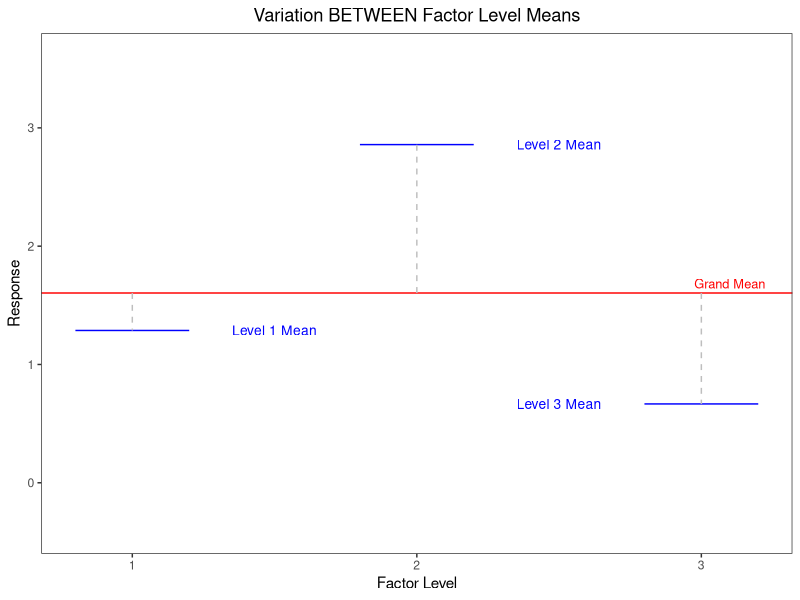
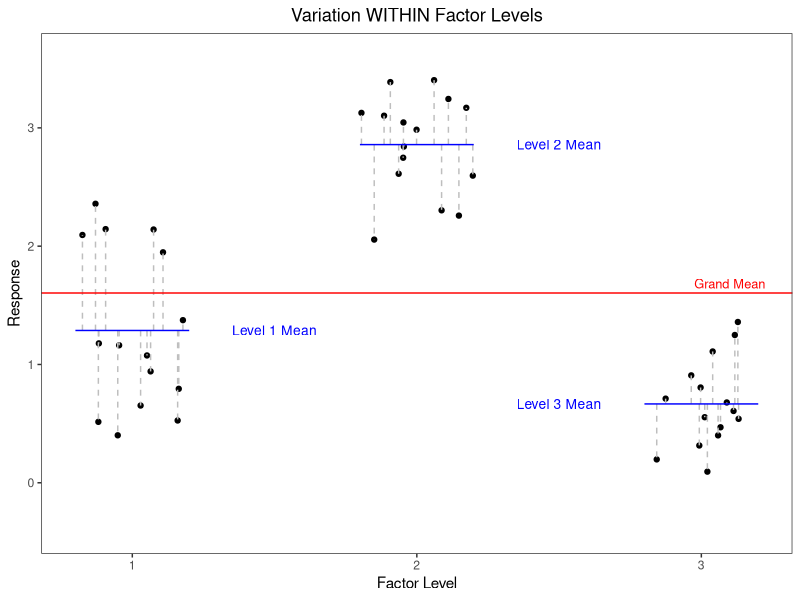

These figures' R source, in order:
## ---- chunk 1
#| label: setup
#| include: false


library(knitr)
library(tidyverse)
library(kableExtra)
## ---- chunk 2
#| include: false

library(tidyverse)
library(ggrepel)

set.seed(7)
response <- c(rnorm(15, mean = 1, sd = .5),
      rnorm(15, mean = 2.75, sd = .5),
      rnorm(15, mean = .75, sd = .5))
factor <- rep(c(1,2,3), each = 15 )

df <- tibble(response, factor)


df_means <- df |> group_by(factor) |> summarise(mean = mean(response)) 

df <- left_join(df, df_means)

## ---- chunk 3
#| code-fold: false
#| echo: false
#| column: page
#| layout-ncol: 2
#| label: fig-between_within
#| fig-cap: Between Group vs. Within Group
#| fig-subcap:
#|   - "Deviations to Get MS Treatment Factor"
#|   - "Deviations to Get MS Error"
##| fig-cap: Between Group vs. Within Group
##| fig-subcap:
##|  - "Deviations to Get MS Treatment Factor"
##|  - "Deviations to Get MS Error"


ggplot(data = df_means, mapping = aes(x = factor, y = mean)) + 
  #geom_point() +
  geom_segment(aes(x = factor - .2, xend = factor + .2,
                                    y = mean, yend = mean), color = "blue") +
  geom_hline(yintercept = mean(df$response), color = "red") +
  geom_segment(aes(x = factor, xend = factor,
                                    y = mean(df$response), yend = mean),
               color = "gray", linetype = "dashed") +
  theme_bw() +
  #geom_text_repel(aes(label = paste0("Mean of Level ", factor), box.padding = .4),color = "blue")
  annotate(geom = "text", x = 1.5, y = df_means$mean[1], label = "Level 1 Mean", color = "blue", size = 3.5) +
  annotate(geom = "text", x = 2.5, y = df_means$mean[2], label = "Level 2 Mean", color = "blue", size = 3.5) +
  annotate(geom = "text", x = 2.5, y = df_means$mean[3], label = "Level 3 Mean", color = "blue", size = 3.5) +
  annotate(geom = "text", x = 3.1, y = mean(df$response) + .08, color = "red", label = "Grand Mean", size = 3.25) +
  labs(y = "Response", title = "Variation BETWEEN Factor Level Means", x = "Factor Level")+
  theme(panel.grid = element_blank(),
        plot.title = element_text(hjust = .5)) +
  scale_x_continuous(breaks = 1:3, labels = scales::number_format(accuracy = 1)) +
  scale_y_continuous(breaks = 0:3, limits = c(-.4, 3.6), labels = scales::number_format(accuracy = 1))

        
ggplot(data = df, mapping = aes(x = factor, y = response)) + 
  geom_point(position = position_jitter(width = .2, seed = 1L)) +
  geom_linerange(position = position_jitter(width = .2, seed = 1L),
                 aes(x = factor, ymin = mean, ymax = response ),
                 color = "gray", linetype = "dashed") +
  geom_segment(data = df_means, aes(x = factor - .2, xend = factor + .2,
                                    y = mean, yend = mean), color = "blue") +
  geom_hline(yintercept = mean(df$response), color = "red") +
  #geom_segment(data = df_means, aes(x = factor, xend = factor,
  #                                  y = mean(df$response), yend = mean),
  #             color = "gray", linetype = "dashed") +
  theme_bw() +
  #geom_text_repel(aes(label = paste0("Mean of Level ", factor), box.padding = .4),color = "blue")
  annotate(geom = "text", x = 1.5, y = df_means$mean[1], label = "Level 1 Mean", color = "blue", size = 3.5) +
  annotate(geom = "text", x = 2.5, y = df_means$mean[2], label = "Level 2 Mean", color = "blue", size = 3.5) +
  annotate(geom = "text", x = 2.5, y = df_means$mean[3], label = "Level 3 Mean", color = "blue", size = 3.5) +
  annotate(geom = "text", x = 3.1, y = mean(df$response) + .08, color = "red", label = "Grand Mean", size = 3.25) +
  labs(y = "Response", title = "Variation WITHIN Factor Levels", x = "Factor Level")+
  theme(panel.grid = element_blank(),
        plot.title = element_text(hjust = .5)) +
  scale_x_continuous(breaks = 1:3, labels = scales::number_format(accuracy = 1))+
  scale_y_continuous(breaks = 0:3, limits = c(-.4, 3.6), labels = scales::number_format(accuracy = 1))
